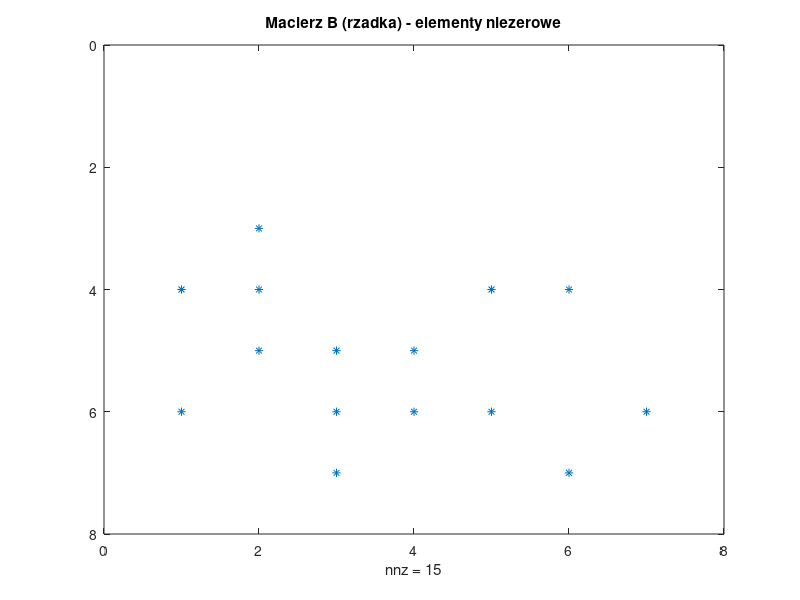
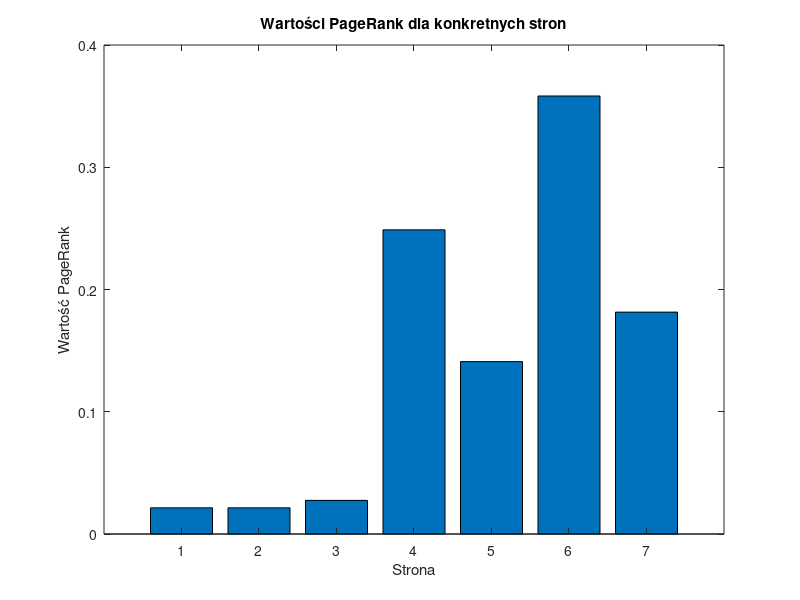

These figures' MATLAB source, in order:
edges = sparse([1, 1, 2, 2, 2, 3, 3, 3, 4, 4, 5, 5, 6, 6, 7;
                4, 6, 3, 4, 5, 5, 6, 7, 5, 6, 4, 6, 4, 7, 6]);

N = 7;
d = 0.85;
% size(edges,2) ma zwrócić tylko liczbę kolumn macierzy
B = sparse(edges(2,:),edges(1,:),ones(1,size(edges,2)),N,N); % B -macierz sąsiedztwa
I = speye(N); % I - macierz jednostkowa
L = sum(B); % L liczba odnoścników wychodziących z i-tej strony
b = (1-d)/N * ones(N, 1); %b mają wartość (1 − d)/N, gdzie d jest współczynnikiem tłumienia.
A = spdiags(1./L',0:0,N,N); % macierz jednostkowa
M = sparse(I - d * B * A);

diary('sparse_test.txt')
whos('A', 'B', 'I', 'M', 'b')
diary off

spy(B)
title("Macierz B (rzadka) - elementy niezerowe")
print -dpng spy_b
pause(4);

r = M\b;
bar(r)
title("Wartości PageRank dla konkretnych stron");
xlabel("Strona");
ylabel("Wartość PageRank")
print -dpng bar.png